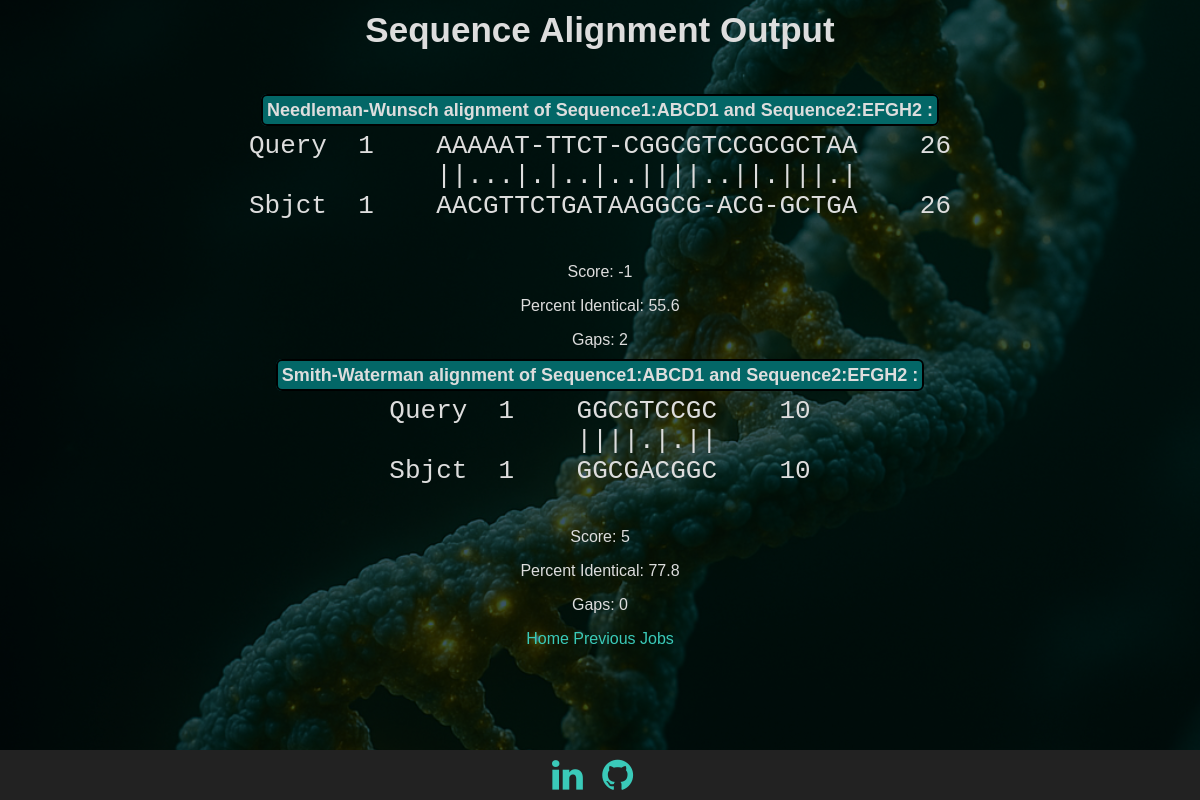
The app's page /jobs/122 with its own data.
### tables this page shows
CREATE TABLE jobs (
    current_time TEXT DEFAULT (datetime('now', 'localtime')),
    match_score INT,
    mismatch INT,
    gap INT,
    nw_seq1_name TEXT,
    nw_seq2_name TEXT,
    nw_result TEXT,
    sw_seq1_name TEXT,
    sw_seq2_name TEXT,
    sw_result TEXT
, score INT, percent_id TEXT, gaps INT, score2 INT, percent_id2 TEXT, gaps2 INT);

### app.py (the view)
@app.route("/jobs/<int:job_id>")
def get_job_by_id(job_id):
    db = get_db()
    cursor = db.cursor() # type: ignore
    cursor.execute("SELECT * FROM jobs WHERE rowid = ?", (job_id,))
    job = cursor.fetchone()
    if job is None:
        flash("Job not found.", "error")
        return redirect(url_for("index"))
    return render_template("submit_form.html",
        nw_alignment=job["nw_result"],
        nw_seq1=job["nw_seq1_name"],
        nw_seq2=job["nw_seq2_name"],
        nw_score=job["score"],
        nw_percent_id=job["percent_id"],
        nw_gaps=job["gaps"],
        sw_alignment=job["sw_result"],
        sw_score=job["score2"],
        sw_percent_id=job["percent_id2"],
        sw_gaps=job["gaps2"],
        sw_seq1=job["sw_seq1_name"],
        sw_seq2=job["sw_seq2_name"])

### app.py (called while the page is built)
def get_db():
    db = getattr(g, "_database", None)
    if db is None:
        db = g._database = sqlite3.connect(DATABASE)
        db.row_factory = sqlite3.Row
        return db

@app.teardown_appcontext
def close_conneciton(exception):
    db = getattr(g, "_database", None)
    if db is not None:
        db.close()

### templates/submit_form.html (shortened to what this page needs)
{% extends "base.html" %}
{% block body %}
<div class="content">
    <div class="pageTitle">Sequence Alignment Output</div>
    <div id="aligner">
        <label for="aligned">Needleman-Wunsch alignment of {{ nw_seq1 }} and {{ nw_seq2 }}:</label>
        <div class="center-wrapper">
            <pre class="alignment-container">{{ nw_alignment }}</pre>
        </div>
        <div class="stats">
            <p>Score: {{ nw_score }}</p>
            <p>Percent Identical: {{ nw_percent_id }}</p>
            <p>Gaps: {{ nw_gaps }}</p>
        </div>
    </div>
    <div id="sw_aligner">
        <label for="alignedsw">Smith-Waterman alignment of {{ sw_seq1 }} and {{ sw_seq2 }}:</label>
        <div class="center-wrapper">
            <pre class="alignment-container">{{ sw_alignment }}</pre>
        </div>
        <div class="stats">
            <p>Score: {{ sw_score }}</p>
            <p>Percent Identical: {{ sw_percent_id }}</p>
            <p>Gaps: {{ sw_gaps }}</p>
        </div>
    </div>
    <div class="options">
        <a href="/">Home</a>
        <a href="/jobs">Previous Jobs</a>
    </div>
</div>
{% endblock %}

### static/styles.css (style rules this page uses)
html { font-family: Arial, Helvetica, sans-serif; color:rgb(221, 221, 221); text-align: center; height: 100%; margin: 0; padding: 0; }
.pageTitle { font-size: 35px; font-weight: bold; margin-bottom: 50px; margin-top: 10px }
body { background-color: #1d2a35; background-image: url(images/dna_strand_bg.png); background-repeat: no-repeat; background-position: center center; background-attachment: fixed; background-size: cover; background-blend-mode: overlay; height: 100%; margin: 0; padding: 0; min-height:'100vh'; display: flex; flex-direction: column; }
label { font-size: 18px; font-weight: bold; background-color: rgb(3, 103, 103); border: 2px solid black; padding: 4px; border-radius: 6px; }
label[for="aligned"] { margin-bottom: 0px; }
pre { font-size: 200%; margin-top: 10px; }
a:link { color:rgb(58, 202, 185); background-color: transparent; text-decoration: none; }
.alignment-container { display: inline-block; text-align: left; }
.center-wrapper { text-align: center; }

### records on screen
jobs: nw_seq1_name "Sequence1:ABCD1", nw_seq2_name "Sequence2:EFGH2", nw_result "Query 1 AAAAAT-TTCT-CGGCGTCCGCGCTAA 26 ||...|.|..|..||||..||.|||.| Sbjct 1 AACGTTCTGATAAGGCG-ACG-GCTGA 26", percent "55.6", sw_seq1_name "Sequence1:ABCD1", sw_seq2_name "Sequence2:EFGH2", sw_result "Query 1 GGCGTCCGC 10 ||||.|.|| Sbjct 1 GGCGACGGC 10", percent_id2 "77.8"

### other values on screen
{{ nw_score }} "-1"
{{ nw_gaps }} "2"
{{ sw_score }} "5"
{{ sw_gaps }} "0"
